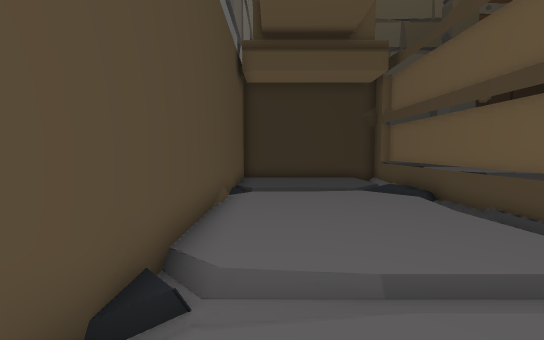
[1] (above)

12 first-person views from a walk through a 3-D level made in the Unity game engine. The camera is 1.4 m above the floor, tilts 4° down and sees 90° across. The floor is counted in squares, 1 m on a side. Each view is taken from the middle of a square. On the plan, view 1 faces up. The plan holds only what a view shows up to about 13 squares ahead; the rest is blank. The place goes on beyond the plan. The player is left out.

[2]
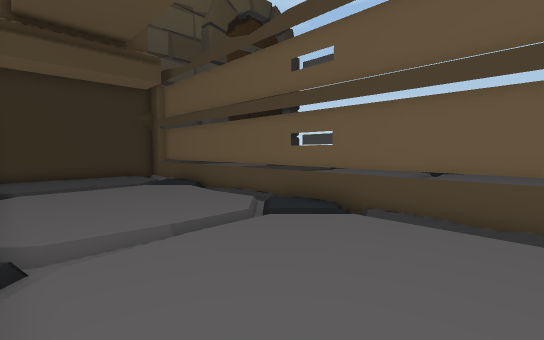

[3]
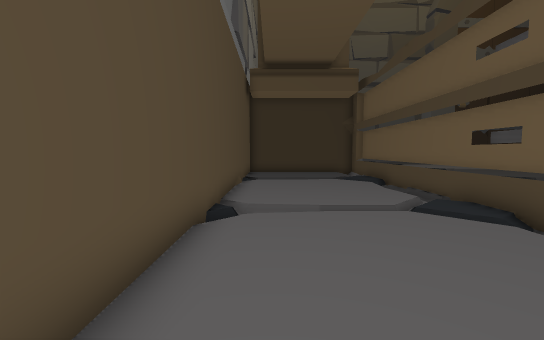

[4]
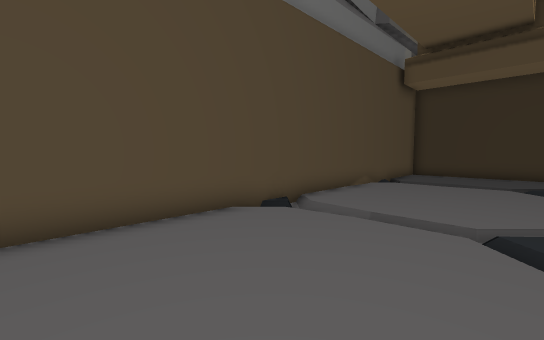

[5]
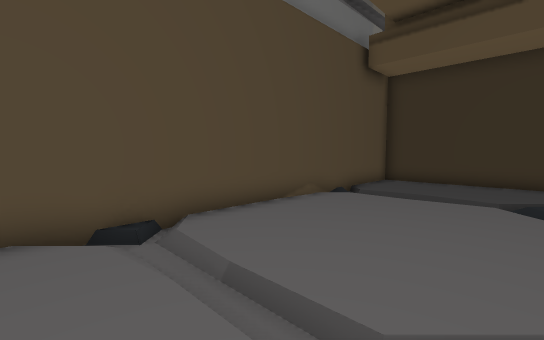

[6]
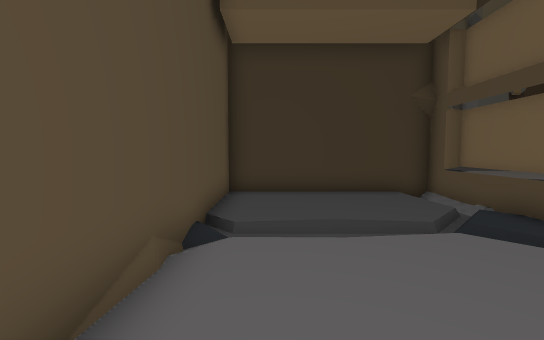

[7]
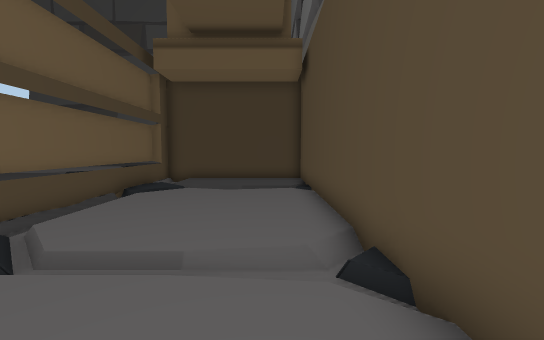

[8]
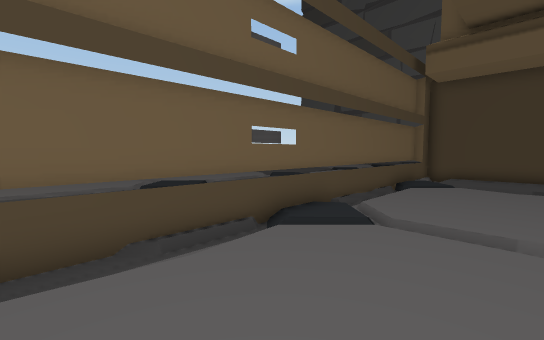

[9]
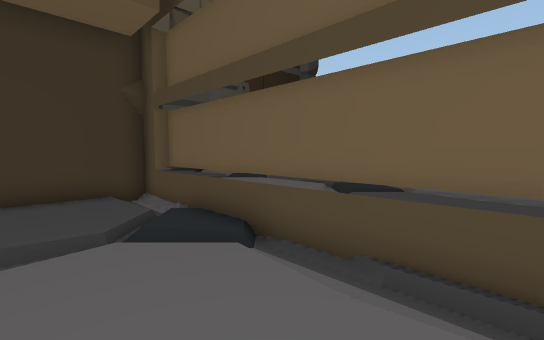

[10]
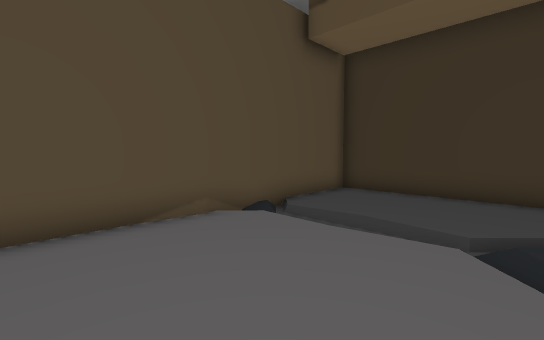

[11]
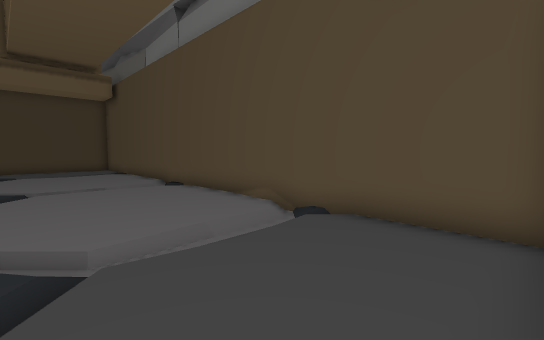

[12]
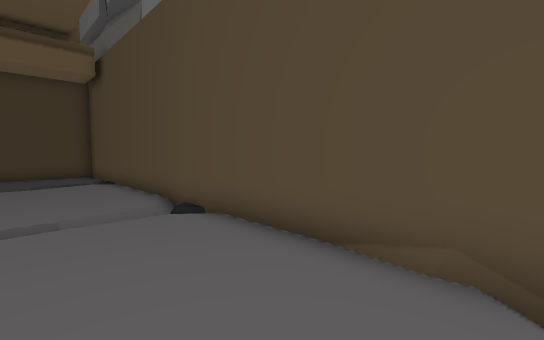

### Floor plan
Key: @ floor where view 1 was taken; # wall or solid block; . main floor; - floor 0.25 m lower than the main floor; / step, stairs or slope; = window, fence, low wall or low ledge; T thing the floor can be seen under or through.
Columns run from 2 left of view 1 to 6 right of it. Each row starts with its distance up from view 1.
 15 ########
 14 #......##
 13 #......=#
 12 #......=#
 11 ##.... ##
 10 ##-- T #
  9 #/...TT##
  8 #..... -#
  7 #......-#
  6 #..... -#
  5 #......=#
  4 #......=#
  3 ##/TTTT##
  2 #/....T##
  1 #......=#
  0 #.@....=#
 -1 #......=#
 -2 #......=#
 -3 #......=#
 -4 # .... ##
 -5 #      #
 -6 #
 -7 #

Positions as (right, up) in squares from view 1, and headings:
1: (0, 0), facing up
2: (-1, -2), facing up-right
3: (0, -4), facing up
4: (4, -3), facing up-left
5: (4, 1), facing up-left
6: (0, 5), facing up
7: (0, 6), facing down
8: (1, 8), facing down-right
9: (2, 5), facing up-right
10: (4, 5), facing up-left
11: (4, 14), facing down-left
12: (2, 9), facing down-left
